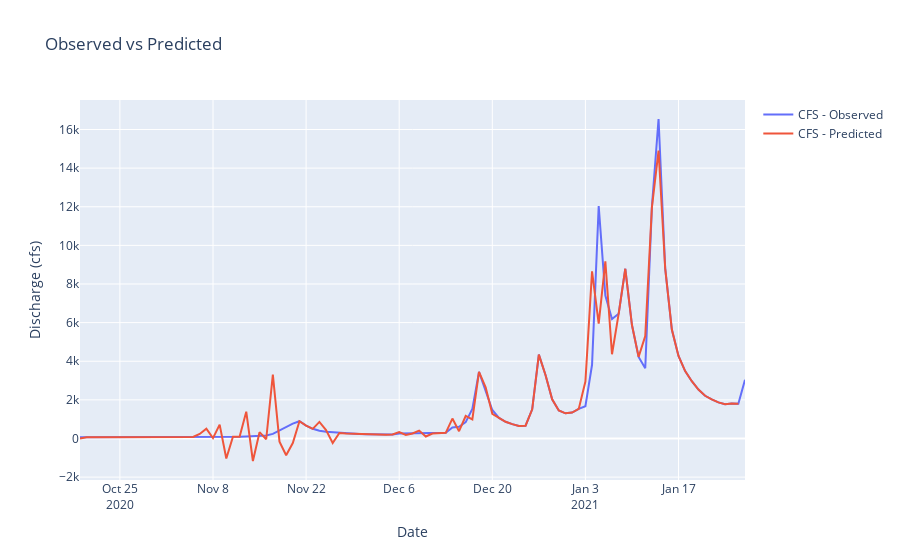

Notebook code for this chart:
### Code cell
x = model_fit.predict()

# Create figure with secondary y-axis
fig = make_subplots(specs=[[{"secondary_y": False}]])
# Add traces
fig.add_trace(
    go.Scatter(x=eel.Date, y=eel.CFS, name="CFS - Observed"),
    secondary_y=False)
fig.add_trace(
    go.Scatter(x=eel.Date, y=x, name="CFS - Predicted"),
    secondary_y=False)
# Add figure title
fig.update_layout(
    title_text="Observed vs Predicted")
# Set x-axis title
fig.update_xaxes(title_text="Date")
# Set y-axes titles
fig.update_yaxes(title_text="Discharge (cfs)", secondary_y=False)
fig.show()
